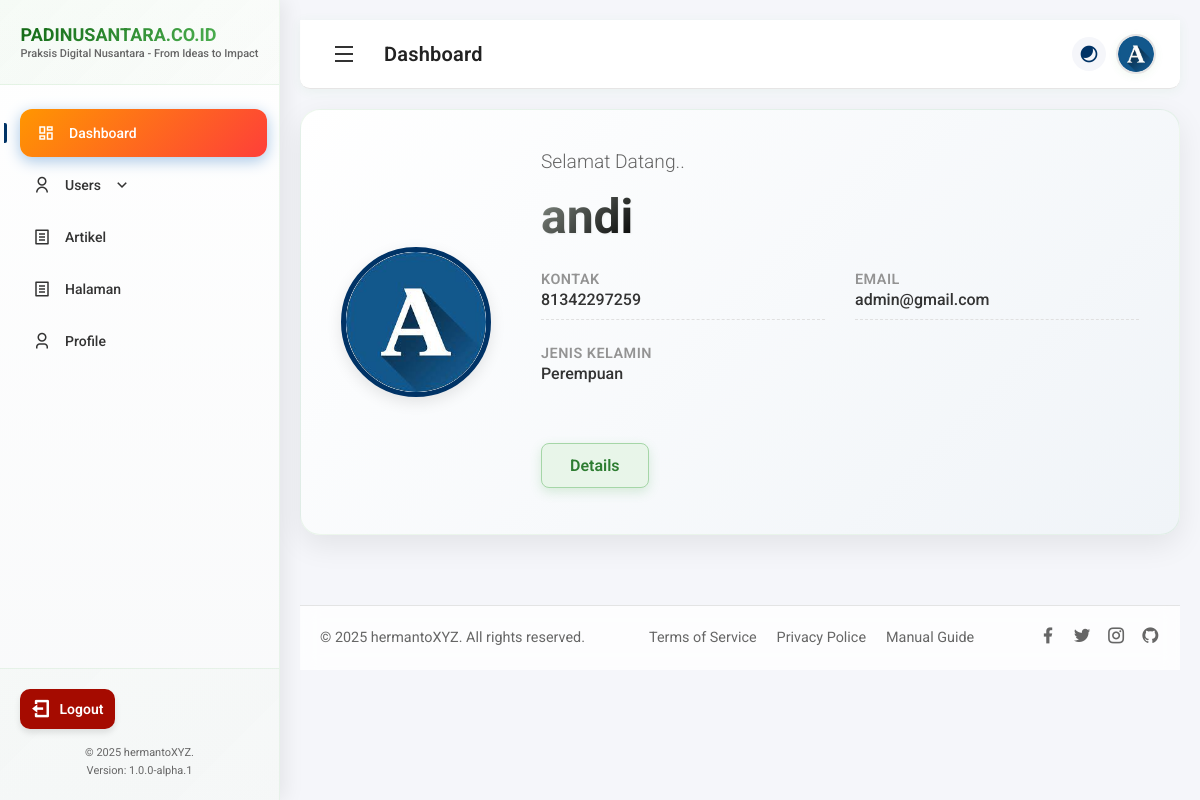
The page /dashboard/ (signed in) on the database its author committed.
### app/models.py (models this page shows, shortened)
class UserAdmin(models.Model):
    username = models.OneToOneField(User, on_delete=models.CASCADE, to_field="username", primary_key=True, verbose_name="Username Admin")
    telp = models.CharField(max_length=15, verbose_name="Nomor Telepon")
    gender = models.CharField(
        max_length=15,
        choices=[('Laki-laki', 'Laki-laki'), ('Perempuan', 'Perempuan')],
    )
    photo = models.ImageField(upload_to=rename_photo_admin, null=True, blank=True) # Tambahkan null=True, blank=True agar tidak wajib
    class Meta:
        verbose_name_plural = "Admin User" # Pen

### app/views.py (the view)
# urls.py: path('', views.index, name='dashboard'),
@login_required
def index(request):
    userC = None # izin menambahkan userC = None
    data = None
    if request.user.last_name == 'User Anggota':
        try:
            userC = UserAnggota.objects.get(nip=request.user)
        except UserAnggota.DoesNotExist:
            messages.error(request, "Lengkapi data anda terlebih dahulu!")
            return redirect('/dashboard/anggota/profile')
    elif request.user.last_name == 'User Admin':
        try:
            userC = UserAdmin.objects.get(username=request.user)
        except UserAdmin.DoesNotExist:
            messages.error(request, "Lengkapi data anda terlebih dahulu!")
            return redirect('/dashboard/admin/profile')
    context = {
        'title' : 'Dashboard',
        'heading' : 'Dashboard',
        'photo' : userC.photo if userC else None,
        'userdetail' : userC if userC else None,
        'data' : data,
    }
    if request.user.last_name == "User Admin":
        return render(request,'admin_managed/index.html', context)
    elif request.user.last_name == "User Anggota":
        return render(request,'anggota_managed/index.html', context)
    else:
        return HttpResponse("Hello, world!")

### app/context_processors.py (called while the page is built)
def web_name(request):
    return {
        'baseurl': 'http://127.0.0.1:8000/',
        'web_name': 'Praksis Digital Nusantara - From Ideas to Impact',
        'webname': 'PADINUSANTARA.CO.ID',
        'web_title': 'Praksis Digital Nusantara - Padinusantara.co.id',
        'address': 'Makassar',
        'telp': '0895 124 02404',
        'fax': '(0411) 889464',
        'website': 'http://padinusantara.co.id',
        'email': 'praksisdn@gmail.com',
        'instagram': '@padinusantara',
        'created_by': 'hermantoXYZ',
    }

def versioned_static(request):
    import time
    return {
        'STATIC_VERSION': int(time.time())
    }

### templates/admin_managed/index.html
{% extends "admin_managed/base.html" %}
{% block content1 %}
<div class="dashboard-content">
	<div class="hero-profile-elegant">
		<div class="hero-photo-elegant">
			<img src="/media/{{ photo }}" alt="Profile Picture">
		</div>
		<div class="hero-info-elegant">
			<p class="hero-welcome-text">Selamat Datang..</p>
			<h1 class="hero-name-display">{{ userdetail.username.first_name }}</h1>
			<div class="hero-details-grid">
				<div class="detail-item">
					<span class="detail-label">Kontak</span>
					<span class="detail-value">{{ userdetail.telp }}</span>
				</div>
				<div class="detail-item">
					<span class="detail-label">Email</span>
					<span class="detail-value">{{ userdetail.username.email }}</span>
				</div>
				<div class="detail-item">
					<span class="detail-label">Jenis Kelamin</span>
					<span class="detail-value">{{ userdetail.gender }}</span>
				</div>
			</div>
			<div class="hero-action-area">
				<a href="{% url 'app:profile_admin' %}">
					{% if userdetail.photo is none %}
						<button class="btn danger x-small">Lengkapi profile anda untuk melanjutkan aktivitas di sistem ini!</button>
					{% else %}
						<button class="btn warning x-small">Details</button>
					{% endif %}
				</a>
			</div>
		</div>
	</div>
</div>
{% endblock content1 %}

### templates/admin_managed/base.html (shortened to what this page needs)
{% load static %}
<!DOCTYPE html>
<html lang="en">
<head>
    <link rel="stylesheet" href="{% static 'style.css' %}?v={{ STATIC_VERSION }}">
    <link href="https://cdn.jsdelivr.net/npm/remixicon@2.5.0/fonts/remixicon.css" rel="stylesheet">
</head>
<body>
    <div class="dashboard-container">
        <div class="sidebar">
            <div class="logo">
                <div class="logo-text">
                    <h2>{{webname}}</h2>
                    <span>{{web_name}}</span>
                </div>
            </div>
            <nav class="sidebar-menu">
                <ul>
                    <li class="{% if title == 'Dashboard' %}active{% endif %}">
                        <a href="{% url 'app:dashboard' %}"><i class="ri-dashboard-line"></i> Dashboard</a>
                    </li>
                    <li class="has-dropdown  {% if title == 'User List' %}active{% endif %}">
                        <a href="#"><i class="ri-user-line"></i>Users<i class="ri-arrow-down-s-line dropdown-icon"></i></a>
                    </li>
                    <li class="{% if title == 'Artikel List' %}active{% endif %}">
                        <a href="{% url 'app:article_list' %}"><i class="ri-file-list-line"></i>Artikel</a>
                    </li>
                   <li class="{% if title == 'Page List' %}active{% endif %}">
                        <a href="{% url 'app:page_list' %}"><i class="ri-file-list-line"></i>Halaman</a>
                   </li>
                    <li class="{% if title == 'Profile' %}active{% endif %}">
                        <a href="{% url 'app:profile_admin' %}"><i class="ri-user-3-line"></i> Profile</a>
                    </li>
                </ul>
            </nav>
            <div class="sidebar-footer">
                <button class="btn logout" onclick="openModal('logout')">
                    <i class="ri-logout-box-line"></i>
                    Logout
                </button>
                <div class="sidebar-footer-p">
                    <p>© 2025 {{ created_by }}.</p>
                    <p>Version: 1.0.0-alpha.1</p>
                </div>
            </div>
        </div>
        <div class="main-content">
            <header class="top-header">
                <div class="header-left">
                    <button id="toggle-sidebar"><i class="ri-menu-line"></i></button>
                    <h2>{{heading}}</h2>
                </div>
                <div class="header-right">
                    <div class="user-menu">
                        <i class="ri-contrast-2-fill"></i>
                        <img src="/media/{{ photo }}" alt="User Avatar" class="avatar">
                    </div>
                </div>
            </header>
            {% block content1 %}
            {% endblock content1 %}
            <footer class="dashboard-footer">
                <div class="footer-content">
                    <div class="footer-left">
                        <p>&copy; 2025 {{ created_by }}. All rights reserved.
                        </p>
                    </div>
                    <div class="footer-center">
                        <a href="#">Terms of Service</a>
                        <a href="#">Privacy Police</a>
                        <a href="#">Manual Guide</a>
                    </div>
                    <div class="footer-right">
                        <div class="social-links">
                            <a href="#"><i class="ri-facebook-fill"></i></a>
                            <a href="#"><i class="ri-twitter-fill"></i></a>
                            <a href="#"><i class="ri-instagram-line"></i></a>
                            <a href="#"><i class="ri-github-fill"></i></a>
                        </div>
                    </div>
                </div>
            </footer>
        </div>
    </div>
<link rel="stylesheet" href="https://cdn.datatables.net/1.13.7/css/jquery.dataTables.min.css">
<link rel="stylesheet" href="https://cdn.datatables.net/buttons/2.4.2/css/buttons.dataTables.min.css">
<link rel="stylesheet" href="https://cdn.jsdelivr.net/npm/choices.js/public/assets/styles/choices.min.css" />
</body>
</html>

### rows shown on the page
UserAdmin: photo (picture), username.first_name "andi", telp "81342297259", username.email "admin@gmail.com", gender "Perempuan"

### other values the page prints
{{ webname }} "PADINUSANTARA.CO.ID"
{{ web_name }} "Praksis Digital Nusantara - From Ideas to Impact"
{{ created_by }} "hermantoXYZ"
{{ heading }} "Dashboard"
